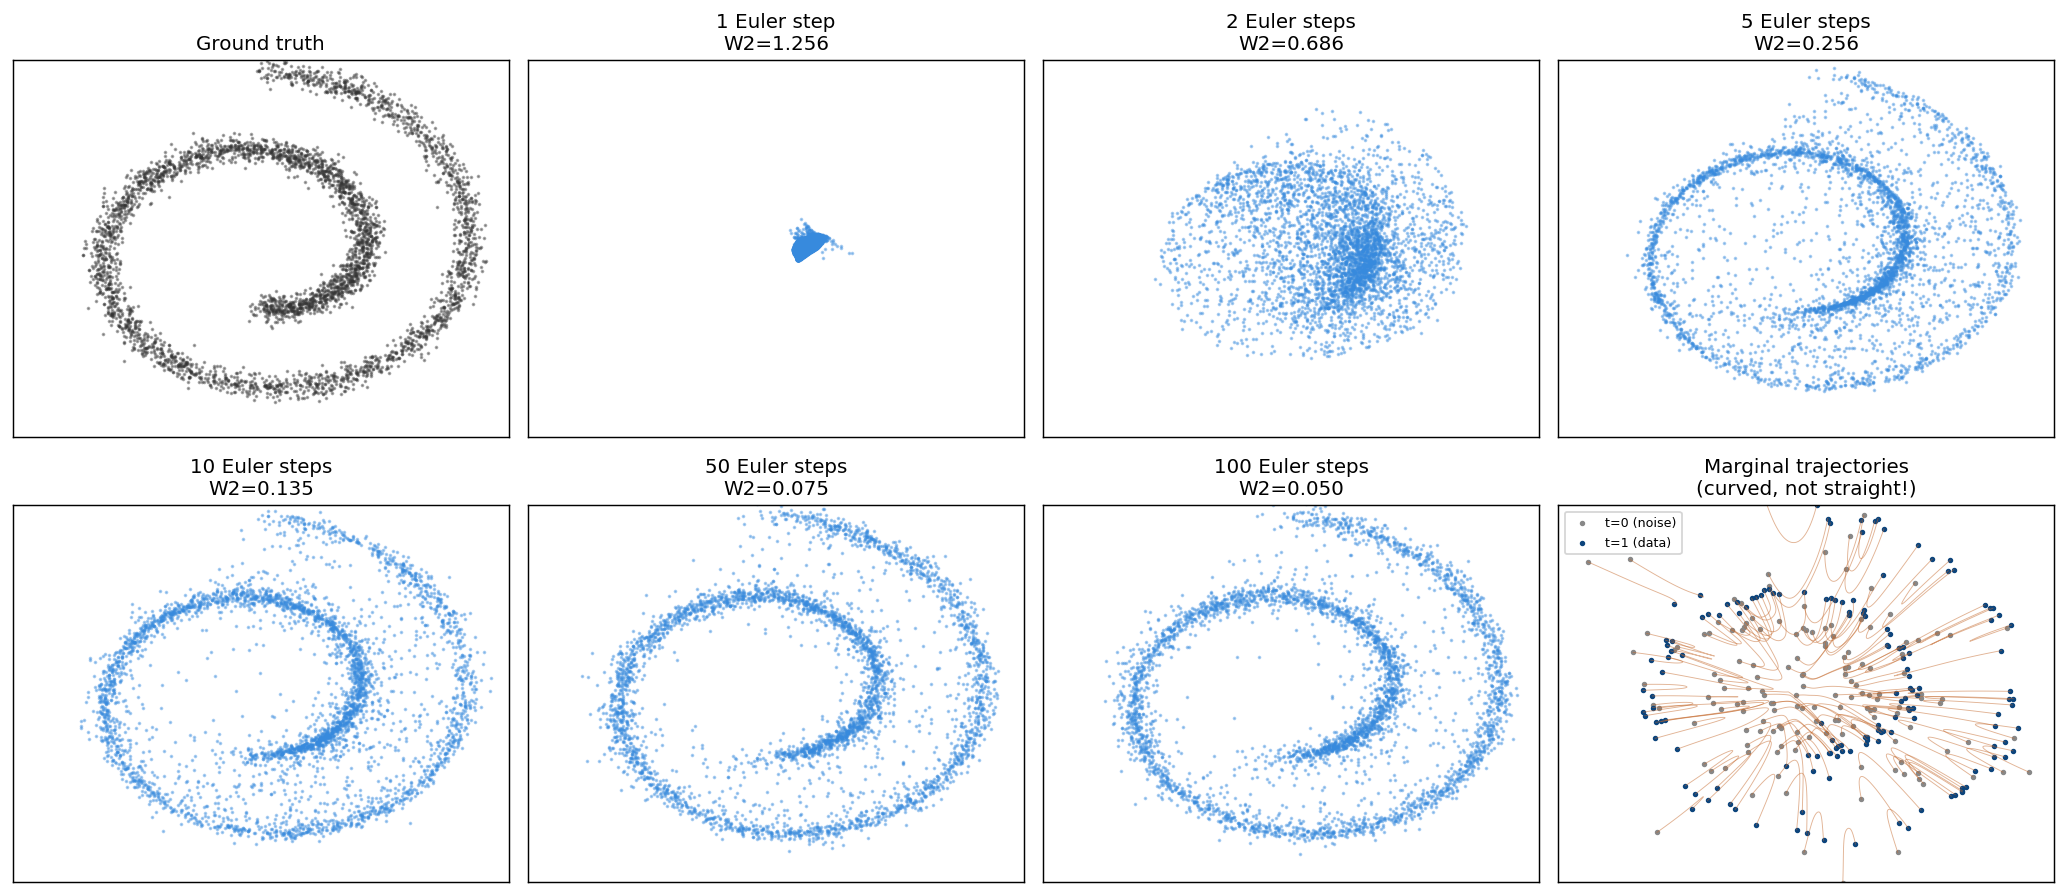

Reproduce this figure in Python.
"""Week0 Day3：2D Swiss Roll 上的完整 Flow Matching。

训练循环只有四行（采 t / 采噪声 / 插值 / 回归 x1-x0），但足以复现 FM 的全部核心行为。
除了生成质量，还专门画出**采样轨迹**，用来验证笔记里那个关键论断：
条件路径是直线，但边缘轨迹是弯的。
"""
import matplotlib
matplotlib.use("Agg")

import matplotlib.pyplot as plt
import numpy as np
import torch
import torch.nn as nn
from sklearn.datasets import make_swiss_roll

DEV = "cuda" if torch.cuda.is_available() else "cpu"
torch.manual_seed(0)
np.random.seed(0)


def swiss_roll(n):
    X, _ = make_swiss_roll(n, noise=0.5)
    X = X[:, [0, 2]] / 5.0                      # 取 2D 切面并缩放到 ~N(0,1) 量级
    return torch.tensor(X, dtype=torch.float32)


class VelocityField(nn.Module):
    """v_θ(x, t)：把 t 直接 concat 进输入，2D 玩具问题上足够了。"""

    def __init__(self, dim=2, hidden=256):
        super().__init__()
        self.net = nn.Sequential(
            nn.Linear(dim + 1, hidden), nn.SiLU(),
            nn.Linear(hidden, hidden), nn.SiLU(),
            nn.Linear(hidden, hidden), nn.SiLU(),
            nn.Linear(hidden, dim),
        )

    def forward(self, x, t):
        return self.net(torch.cat([x, t], dim=-1))


def train(data, steps=8000, bs=512, lr=3e-4):
    model = VelocityField().to(DEV)
    opt = torch.optim.Adam(model.parameters(), lr=lr)
    data = data.to(DEV)

    for step in range(steps):
        x1 = data[torch.randint(len(data), (bs,), device=DEV)]   # 真实样本
        x0 = torch.randn_like(x1)                                # 噪声
        t = torch.rand(bs, 1, device=DEV)                        # t ~ U[0,1]

        xt = (1 - t) * x0 + t * x1                               # 直线插值
        v_target = x1 - x0                                       # 条件速度（常数！）

        loss = (model(xt, t) - v_target).pow(2).mean()
        opt.zero_grad(set_to_none=True)
        loss.backward()
        opt.step()

        if step % 2000 == 0:
            print(f"  step {step:5d}  loss {loss.item():.4f}")
    return model


@torch.no_grad()
def sample(model, n, n_steps, return_traj=False):
    """Euler 积分：x_{t+Δ} = x_t + Δ·v_θ(x_t, t)，从 t=0 积到 t=1。"""
    x = torch.randn(n, 2, device=DEV)
    traj = [x.clone()]
    dt = 1.0 / n_steps
    for i in range(n_steps):
        t = torch.full((n, 1), i * dt, device=DEV)
        x = x + dt * model(x, t)
        traj.append(x.clone())
    return (x, torch.stack(traj)) if return_traj else x


def sliced_w2(a, b, n_proj=256):
    """切片 2-Wasserstein 距离：往随机方向投影，比较 1D 分布，取平均。"""
    d = a.shape[1]
    dirs = torch.randn(d, n_proj, device=a.device)
    dirs = dirs / dirs.norm(dim=0, keepdim=True)
    pa = (a @ dirs).sort(dim=0).values
    pb = (b @ dirs).sort(dim=0).values
    return (pa - pb).pow(2).mean().sqrt().item()


def main():
    print(f"device: {DEV}")
    data = swiss_roll(20000)
    holdout = swiss_roll(4000).to(DEV)

    print("训练 velocity field ...")
    model = train(data)

    step_counts = [1, 2, 5, 10, 50, 100]
    print("\n采样步数 vs 生成质量（切片 W2，越小越好）：")
    results = {}
    for k in step_counts:
        s = sample(model, 4000, k)
        results[k] = (s, sliced_w2(s, holdout))
        print(f"  {k:3d} 步   sliced-W2 = {results[k][1]:.4f}")

    # ---- 作图 ----
    fig = plt.figure(figsize=(16, 7))
    lim = 3.0

    ax = fig.add_subplot(2, 4, 1)
    d = data[:4000].numpy()
    ax.scatter(d[:, 0], d[:, 1], s=1, alpha=0.4, c="#333")
    ax.set_title("Ground truth", fontsize=11)
    ax.set_xlim(-lim, lim); ax.set_ylim(-lim, lim); ax.set_xticks([]); ax.set_yticks([])

    for i, k in enumerate(step_counts):
        ax = fig.add_subplot(2, 4, i + 2)
        s = results[k][0].cpu().numpy()
        ax.scatter(s[:, 0], s[:, 1], s=1, alpha=0.4, c="#378ADD")
        ax.set_title(f"{k} Euler step{'s' if k > 1 else ''}\nW2={results[k][1]:.3f}", fontsize=11)
        ax.set_xlim(-lim, lim); ax.set_ylim(-lim, lim); ax.set_xticks([]); ax.set_yticks([])

    # 轨迹图：证明边缘轨迹是弯的
    ax = fig.add_subplot(2, 4, 8)
    _, traj = sample(model, 150, 100, return_traj=True)
    traj = traj.cpu().numpy()
    for j in range(traj.shape[1]):
        ax.plot(traj[:, j, 0], traj[:, j, 1], lw=0.5, alpha=0.5, c="#C4682B")
    ax.scatter(traj[0, :, 0], traj[0, :, 1], s=4, c="#888", label="t=0 (noise)")
    ax.scatter(traj[-1, :, 0], traj[-1, :, 1], s=4, c="#0C447C", label="t=1 (data)")
    ax.set_title("Marginal trajectories\n(curved, not straight!)", fontsize=11)
    ax.set_xlim(-lim, lim); ax.set_ylim(-lim, lim); ax.set_xticks([]); ax.set_yticks([])
    ax.legend(fontsize=7, loc="upper left")

    plt.tight_layout()
    out = "/home/xjy/flow_matching/fm_policy/notebooks/w0d3_swiss_roll_fm.png"
    plt.savefig(out, dpi=130, bbox_inches="tight")
    print(f"\n图已保存: {out}")


if __name__ == "__main__":
    main()
